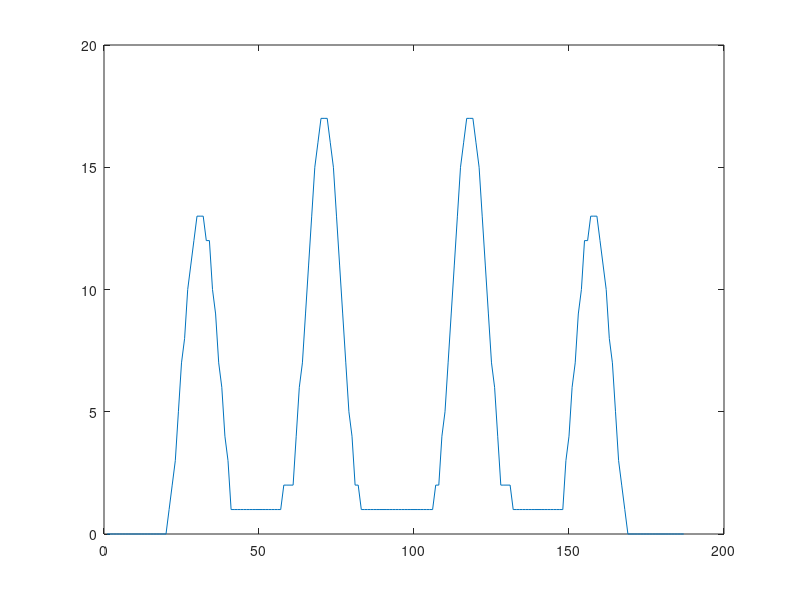

Write the MATLAB code that produced this figure.
t = -10:.12:10;


x = sin(2*pi*t) - sin(2*pi*3*t);
Xf = abs(fft(x));
sinco = sinc([-1:.1:1]);
%stem(Xf)
X=conv(Xf,sinco);
%plot(X)


X = X/7.5;
qX = round(X);
plot(qX);

